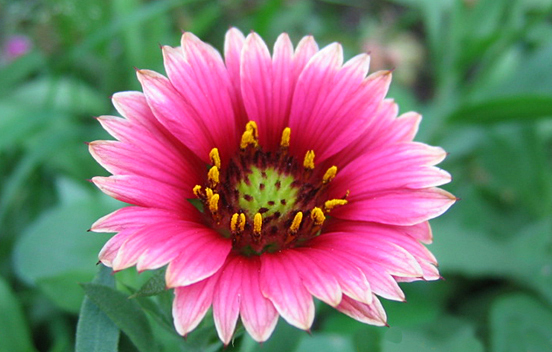
#> input picture pinkflower.jpg, 552 x 352 px
$ jupyter execute --allow-errors 'Scikit learn 2 demo.ipynb'   (shell and % lines are left out)
#> lines starting #> are read from the running program, lines starting #| are printed output that depends on the picture
[cell 1]
import numpy as np
import pandas as pd
import seaborn as sns; sns.set(color_codes=True)
from mpl_toolkits.mplot3d import Axes3D
import matplotlib.pyplot as plt

# **STANDARD SCALER**

[cell 2]
#Generating normally distributed data

df = pd.DataFrame({
    'x1': np.random.normal(0, 2, 10000),
    'x2': np.random.normal(5, 3, 10000),
    'x3': np.random.normal(-5, 5, 10000)
})

[cell 3]
# plotting data

df.plot.kde()
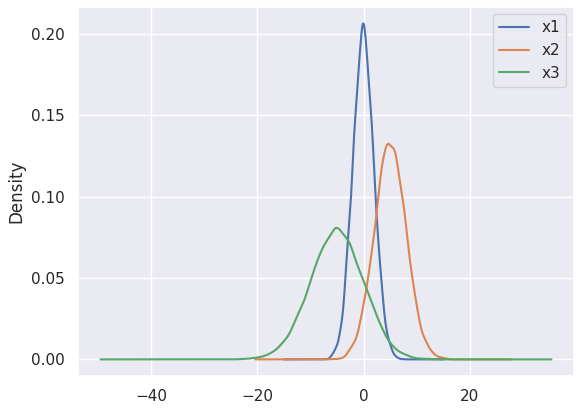
#> figure drawn by matplotlib, 1 panel; curve peaks at x = -0.0441, y = 0.206; curve peaks at x = 4.67, y = 0.132; curve peaks at x = -5.07, y = 0.0808

[cell 4]
from sklearn.preprocessing import StandardScaler
standardscaler = StandardScaler()

[cell 5]
data_tf = standardscaler.fit_transform(df)

[cell 6]
df = pd.DataFrame(data_tf, columns=['x1','x2','x3'])

[cell 7]
df.plot.kde()
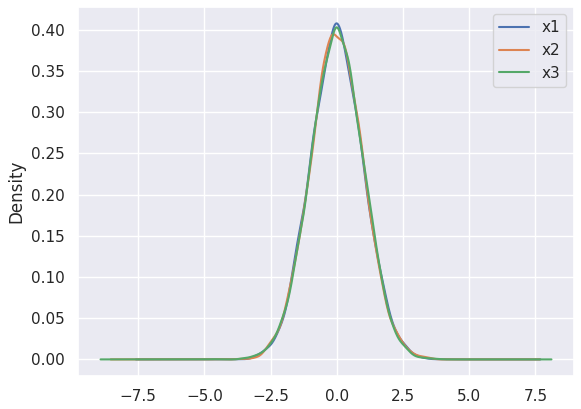
#> figure drawn by matplotlib, 1 panel; curve peaks at x = -0.00368, y = 0.408; curve peaks at x = -0.122, y = 0.395; curve peaks at x = -0.00893, y = 0.403

# **MIN MAX SCALER**

[cell 8]
df = pd.DataFrame({
    # positive skew
    'x1': np.random.chisquare(8, 1000),
    # negative skew
    'x2': np.random.beta(8, 2, 1000) * 40,
    # no skew
    'x3': np.random.normal(50, 3, 1000)
})

[cell 9]
df.plot.kde()
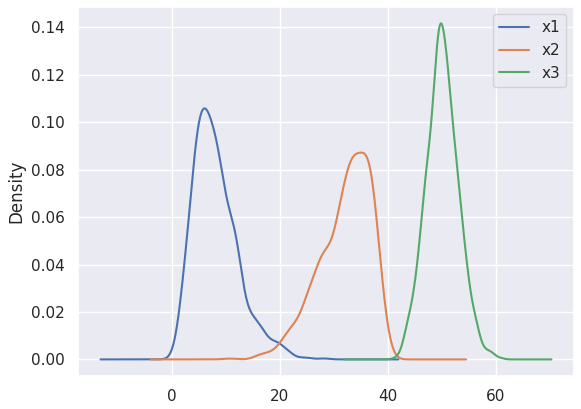
#> figure drawn by matplotlib, 1 panel; curve peaks at x = 6.04, y = 0.106; curve peaks at x = 35.05, y = 0.0872; curve peaks at x = 49.85, y = 0.142

[cell 10]
from sklearn.preprocessing import MinMaxScaler

[cell 11]
minmax = MinMaxScaler()
data_tf = minmax.fit_transform(df)

[cell 12]
df = pd.DataFrame(data_tf,columns=['x1','x2','x3'])
df.plot.kde()
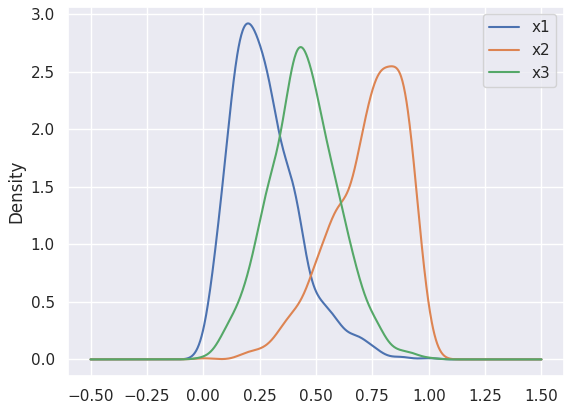
#> figure drawn by matplotlib, 1 panel; curve peaks at x = 0.199, y = 2.92; curve peaks at x = 0.835, y = 2.55; curve peaks at x = 0.433, y = 2.71

# **ROBUST SCALER**

[cell 13]
df = pd.DataFrame({
    # Distribution with lower outliers
    'x1': np.concatenate([np.random.normal(20, 1, 1000), np.random.normal(1, 1, 25)]),
    # Distribution with higher outliers
    'x2': np.concatenate([np.random.normal(30, 1, 1000), np.random.normal(50, 1, 25)]),
})

[cell 14]
df.plot.kde()
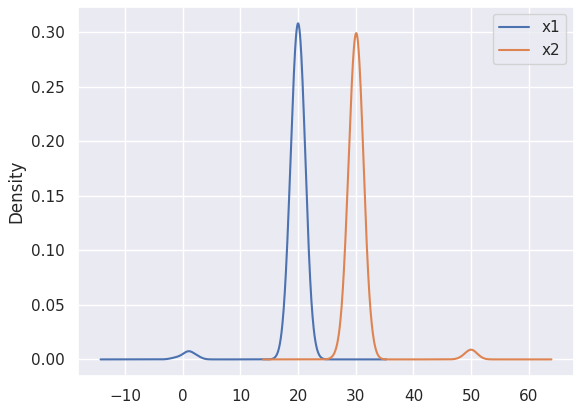
#> figure drawn by matplotlib, 1 panel; curve peaks at x = 20.01, y = 0.308; curve peaks at x = 30.05, y = 0.299

[cell 15]
from sklearn.preprocessing import RobustScaler
robustscaler = RobustScaler()

[cell 16]
data_tf = robustscaler.fit_transform(df)
df = pd.DataFrame(data_tf, columns=['x1','x2'])

[cell 17]
df.plot.kde()
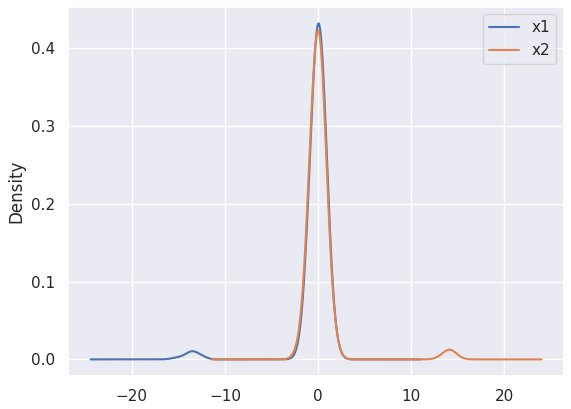
#> figure drawn by matplotlib, 1 panel; curve peaks at x = 0.0556, y = 0.431; curve peaks at x = -0.0278, y = 0.423

# **NORMALIZER**

[cell 18]
df = pd.DataFrame({
    'x1': np.random.randint(-100, 100, 1000).astype(float),
    'y1': np.random.randint(-80, 80, 1000).astype(float),
    'z1': np.random.randint(-150, 150, 1000).astype(float),
})

[cell 19]
fig = plt.figure()
ax = plt.axes(projection='3d')
ax.scatter3D(df.x1, df.y1, df.z1)
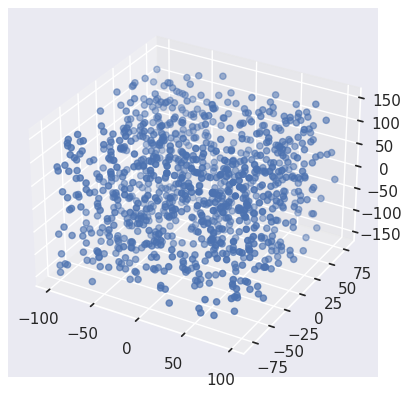
#> figure drawn by matplotlib, 1 panel

[cell 20]
from sklearn.preprocessing import Normalizer

[cell 21]
normalizer = Normalizer()
data_tf = normalizer.fit_transform(df)

[cell 22]
df = pd.DataFrame(data_tf, columns=['x1','y1','z1'])

[cell 23]
ax = plt.axes(projection='3d')
ax.scatter3D(df.x1, df.y1, df.z1)
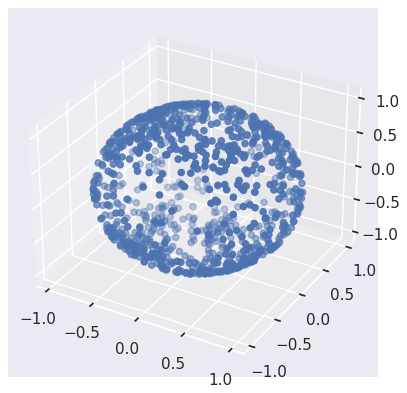
#> figure drawn by matplotlib, 1 panel

# **BINARIZATION**

[cell 24]
X = np.array([[ 1., -1.,  2.],
              [ 2.,  0.,  0.],
              [ 0.,  1., -1.]])

[cell 25]
from sklearn.preprocessing import Binarizer
binarizer = Binarizer(threshold=2)

[cell 26]
data_tf = binarizer.fit_transform(X)

[cell 27]
data_tf

# **ENCODING CATEGORICAL VALUES**

## **ENCODING ORDINAL VALUES**

[cell 28]
df = pd.DataFrame({
    'Age':[33,44,22,44,55,22],
    'Income':['Low','Low','High','Medium','Medium','High']})

[cell 29]
df

[cell 30]
df.Income.map({'Low':1,'Medium':2,'High':3})

## **ENCODING NOMINAL VALUES**

[cell 31]
df = pd.DataFrame({
    'Age':[33,44,22,44,55,22],
    'Gender':['Male','Female','Male','Female','Male','Male']})

[cell 32]
df.Gender.unique()

[cell 33]
from sklearn.preprocessing import LabelEncoder,OneHotEncoder

[cell 34]
le = LabelEncoder()
df['gender_tf'] = le.fit_transform(df.Gender)

[cell 35]
df

[cell 36]
OneHotEncoder().fit_transform(df[['gender_tf']]).toarray()

# **IMPUTATION**

[cell 37]
df = pd.DataFrame({
    'A':[1,2,3,4,np.nan,7],
    'B':[3,4,1,np.nan,4,5]
})

[cell 38]
from sklearn.impute import SimpleImputer
imputer = SimpleImputer(missing_values=np.nan, strategy='most_frequent')

[cell 39]
imputer.fit_transform(df)

# **POLYNOMIAL FEATURES**

[cell 40]
df = pd.DataFrame({'A':[1,2,3,4,5], 'B':[2,3,4,5,6]})
df

[cell 41]
from sklearn.preprocessing import PolynomialFeatures
pol = PolynomialFeatures(degree=2)

[cell 42]
pol.fit_transform(df)

# **CUSTOM TRANSFORMER**

[cell 43]
from sklearn.preprocessing import FunctionTransformer

[cell 44]
def mapping(x):
    x['Age'] = x['Age']+2
    x['Counter'] = x['Counter'] * 2
    return x

[cell 45]
customtransformer = FunctionTransformer(mapping, validate=False)

[cell 46]
df = pd.DataFrame({
    'Age':[33,44,22,44,55,22],
    'Counter':[3,4,2,4,5,2],
     })
df

[cell 47]
customtransformer.transform(df)

# **TEXT PROCESSING**

## **COUNT VECTORIZER**

[cell 48]
corpus = [
     'This is the first document awesome food.',

]
df = pd.DataFrame({'Text':corpus})
df

[cell 49]
from sklearn.feature_extraction.text import CountVectorizer
cv = CountVectorizer()

[cell 50]
cv.fit_transform(df.Text).toarray()

[cell 51]
cv.vocabulary_

[cell 52]
cv = CountVectorizer(stop_words=['the','is'])
cv.fit_transform(df.Text).toarray()

[cell 53]
cv.vocabulary_

[cell 54]
cv = CountVectorizer(vocabulary=['mission','food','second'])
cv.fit_transform(df.Text).toarray()

[cell 55]
cv = CountVectorizer(ngram_range=[1,2])
#> (the rest of this cell did not finish here and is left out)

#> (a cell that did not finish here is left out)

## **Tlfdf VECTORIZER**

[cell 57]
from sklearn.feature_extraction.text import TfidfVectorizer
vectorizer = TfidfVectorizer(stop_words='english')

[cell 58]
vectorizer.fit_transform(df.Text).toarray()

#> (a cell that did not finish here is left out)

## **HASHING VECTORIZER**

[cell 60]
from sklearn.feature_extraction.text import HashingVectorizer
hv = HashingVectorizer(n_features=5)

[cell 61]
hv.fit_transform(df.Text).toarray()

## **IMAGE PROCESSING USING SKIMAGE**

[cell 62]
from skimage.io import imread,imshow

[cell 63]
image = imread('pinkflower.jpg')
#> image is the input picture: shape (352, 552, 3); mean R, G, B 129.4, 115.6, 112.1

[cell 64]
image.shape
#> Out = (352, 552, 3)

[cell 65]
image[0]
#> Out = 552 rows, first 8: [80, 125, 94], [78, 127, 97], [76, 125, 96], [74, 120, 92], [71, 120, 90], [69, 115, 87], [69, 113, 90], [65, 114, 93]

[cell 66]
imshow(image)

[cell 67]
from skimage.color import rgb2gray

[cell 68]
rgb2gray(image).shape
#> Out = (352, 552)

[cell 69]
imshow(rgb2gray(image))
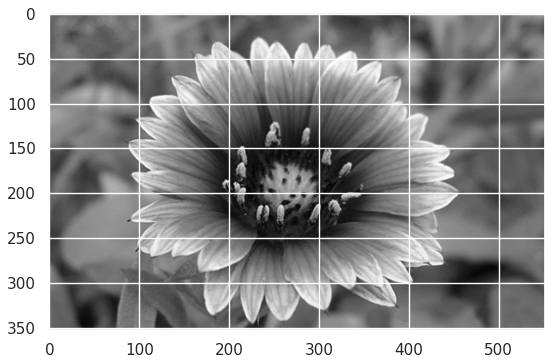
#> figure drawn by matplotlib, 1 panel

[cell 70]
from skimage.transform import resize

[cell 71]
imshow(resize(image, (200,200)))
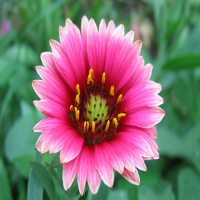
#> shown: shape (200, 200, 3) float64; mean R, G, B 0.508, 0.453, 0.44
